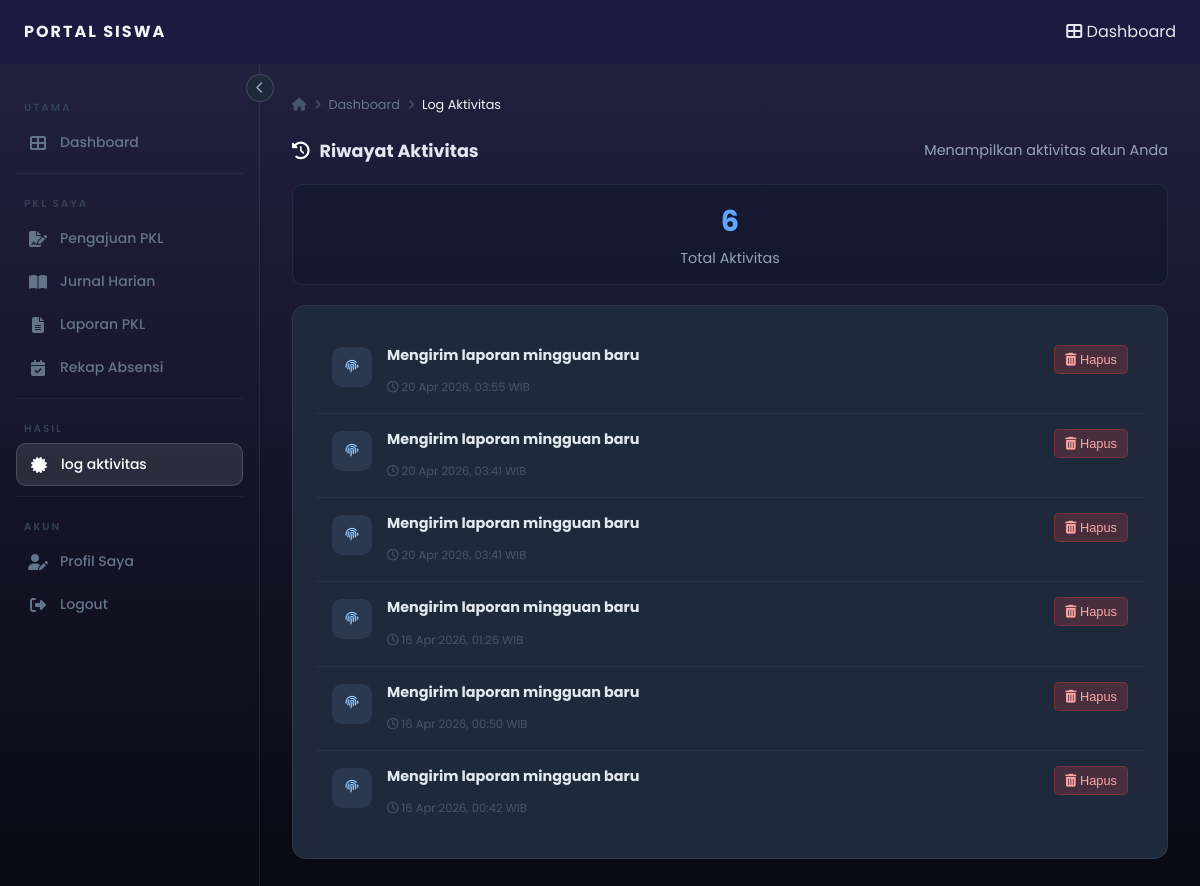
The page /siswa/siswa-log-crud.php (signed in) on the database its author committed.
### tables this page shows
CREATE TABLE `log_aktivitas` (
  `id_log` int(11) NOT NULL,
  `id_users` int(11) DEFAULT NULL,
  `aktivitas` text NOT NULL,
  `waktu` timestamp NOT NULL DEFAULT current_timestamp()
);

### siswa/siswa-log-crud.php (the view, shortened to what this page needs)
<?php
include "../config.php";
$siswa_id = (int) $_SESSION['user']['id_user'];
$limit = 20;
$page = isset($_GET['page']) ? (int)$_GET['page'] : 1;
$offset = ($page - 1) * $limit;
$where = "WHERE id_users = $siswa_id";
$count_query = "SELECT COUNT(*) as total FROM log_aktivitas $where";
$count_result = mysqli_query($conn, $count_query);
$total_records = mysqli_fetch_assoc($count_result)['total'];
$query_log = "SELECT * FROM log_aktivitas $where ORDER BY waktu DESC LIMIT $limit OFFSET $offset";
$result_log = mysqli_query($conn, $query_log);
include '_header_siswa.php';
?>
<div class="page-header" style="margin-bottom:20px;">
    <h2><i class="fas fa-history"></i> Riwayat Aktivitas</h2>
    <p style="color: #94a3b8; font-size: 0.9rem;">Menampilkan aktivitas akun Anda</p>
</div>
<div class="stats-container">
    <div class="stat-card">
        <div class="stat-number"><?= $total_records ?></div>
        <div class="stat-label">Total Aktivitas</div>
    </div>
</div>
<div class="card">
    <?php if (mysqli_num_rows($result_log) > 0): ?>
        <div style="display: flex; flex-direction: column;">
            <?php while ($log = mysqli_fetch_assoc($result_log)): ?>
                <div class="activity-item" data-log-id="<?= $log['id_log'] ?>">
                    <div class="activity-content">
                        <div class="activity-icon">
                            <i class="fas fa-fingerprint"></i>
                        </div>
                        <div class="activity-text">
                            <p><strong><?= htmlspecialchars($log['aktivitas']) ?></strong></p>
                            <span class="activity-time">
                                <i class="far fa-clock"></i> <?= date('d M Y, H:i', strtotime($log['waktu'])) ?> WIB
                            </span>
                        </div>
                    </div>
                    <div class="activity-actions">
                        <button type="button" class="btn-delete" onclick="deleteLog(<?= $log['id_log'] ?>)">
                            <i class="fas fa-trash-alt"></i> Hapus
                        </button>
                    </div>
                </div>
            <?php endwhile; ?>
        </div>
    <?php endif; ?>
</div>
<?php include '_footer_siswa.php'; ?>

### siswa/style.css (style rules this page uses)
*, *::before, *::after { box-sizing: border-box; margin: 0; padding: 0; }
html { scroll-behavior: smooth; }
body { font-family: 'Poppins', sans-serif; background: linear-gradient(to bottom, #222243, #090913); color: #e2e8f0; min-height: 100vh; }
h2 { font-size: 1.25rem; font-weight: 600; color: #e2e8f0; }
p { font-size: 0.875rem; color: #94a3b8; line-height: 1.6; }
.card { background: #1e293b; border: 1px solid rgba(255, 255, 255, 0.07); border-radius: 14px; padding: 24px; }
.page-header { display: flex; align-items: center; justify-content: space-between; gap: 16px; margin-bottom: 24px; flex-wrap: wrap; }
.page-header h2 { font-size: 1.1rem; font-weight: 700; color: #e2e8f0; display: flex; align-items: center; gap: 10px; }
.page-header h2 i { color: #ffffff; }
.stat-card { background: #1e293b; border: 1px solid rgba(255, 255, 255, 0.07); border-radius: 14px; padding: 20px; transition: transform 0.2s, box-shadow 0.2s; animation: fadeUp 0.5s ease both; }
.activity-item, .notif-item { display: flex; align-items: flex-start; gap: 12px; padding: 10px 0; border-bottom: 1px solid rgba(255, 255, 255, 0.04); }
.activity-item:last-child, .notif-item:last-child { border-bottom: none; }
.activity-icon { width: 32px; height: 32px; border-radius: 8px; display: flex; align-items: center; justify-content: center; font-size: 0.8rem; flex-shrink: 0; margin-top: 2px; background: rgba(255, 255, 255, 0.07); }
.activity-text p { font-size: 0.82rem; color: #cbd5e1; line-height: 1.4; }
.activity-text span, .notif-item span { font-size: 0.72rem; color: #475569; }

### siswa/siswa-log-crud.php (style rules this page uses)
.stats-container { display: grid; grid-template-columns: repeat(auto-fit, minmax(200px, 1fr)); gap: 15px; margin-bottom: 20px; }
.stat-card { background: rgba(15, 23, 42, 0.5); border: 1px solid rgba(147, 197, 253, 0.1); border-radius: 10px; padding: 15px; text-align: center; }
.stat-number { font-size: 1.8rem; font-weight: bold; color: #60a5fa; }
.stat-label { font-size: 0.9rem; color: #94a3b8; margin-top: 5px; }
.activity-item { padding: 15px; border-bottom: 1px solid rgba(255, 255, 255, 0.05); display: flex; justify-content: space-between; align-items: flex-start; gap: 15px; transition: background 0.3s; }
.activity-content { flex: 1; display: flex; gap: 15px; }
.activity-icon { background: rgba(147, 197, 253, 0.1); color: #93c5fd; width: 40px; height: 40px; border-radius: 10px; display: flex; align-items: center; justify-content: center; flex-shrink: 0; }
.activity-text { flex: 1; }
.activity-text p { margin: 0 0 8px 0; font-size: 0.9rem; color: #e2e8f0; }
.activity-time { font-size: 0.75rem; color: #64748b; }
.activity-actions { display: flex; gap: 5px; flex-shrink: 0; }
.btn-delete { background: rgba(239, 68, 68, 0.2); color: #fca5a5; border: 1px solid rgba(239, 68, 68, 0.3); padding: 6px 10px; border-radius: 5px; cursor: pointer; font-size: 0.8rem; transition: all 0.3s; }

### rows shown on the page
log_aktivitas: aktivitas "Mengirim laporan mingguan baru", waktu "20 Apr 2026, 03:55"
log_aktivitas: aktivitas "Mengirim laporan mingguan baru", waktu "20 Apr 2026, 03:41"
log_aktivitas: aktivitas "Mengirim laporan mingguan baru", waktu "20 Apr 2026, 03:41"
log_aktivitas: aktivitas "Mengirim laporan mingguan baru", waktu "16 Apr 2026, 01:26"
log_aktivitas: aktivitas "Mengirim laporan mingguan baru", waktu "16 Apr 2026, 00:50"
log_aktivitas: aktivitas "Mengirim laporan mingguan baru", waktu "16 Apr 2026, 00:42"

### other values the page prints
$label "Dashboard Pengajuan PKL Jurnal Harian Laporan PKL Rekap Absensi log aktivitas Profil Saya Logout"
$page_title "Log Aktivitas"
$total_records "6"
